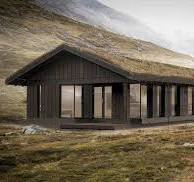
#> input picture open_cv/background1.jpg, 194 x 182 px
$ python rotation.py
#> lines starting #> are read from the running program, lines starting #| are printed output that depends on the picture
import cv2 as cv
import numpy as np

img = cv.imread('background1.jpg')
#> img is the input picture: shape (182, 194, 3); mean B, G, R 86.7, 103.5, 114

print("Img shape: {} \nImg[:2]: {}".format(img.shape, img.shape[:2]))
#| Img shape: (182, 194, 3)
#| Img[:2]: (182, 194)
# get image height and width
height, width = img.shape[:2]
#> height = 182; width = 194
center = (height // 2, width // 2)
#> center = (91, 97)
print(f"Center of Image: {center}")
#| Center of Image: (91, 97)
#> slider 'angl' is set to 90

'''M = cv.getRotationMatrix2D(center, -60, 0.7)
rotated = cv.warpAffine(img, M, (width, height))
cv.imshow("window", rotated)'''

def track(angle):
#> called with angle = 90
    M = cv.getRotationMatrix2D(center, angle, 1.0)
#> M = [[6.12e-17, 1, -6], [-1, 6.12e-17, 188]]
    rotated = cv.warpAffine(img, M, (width, height))
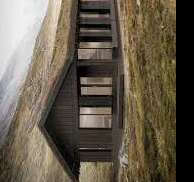
#> rotated: shape (182, 194, 3); mean B, G, R 76.5, 92.1, 101.9
    cv.imshow("window", rotated)

cv.imshow("window", img)
cv.createTrackbar('angl', 'window', 0, 270, track)

cv.waitKey(20000)
cv.destroyAllWindows()

$ run again, with open_cv/background2.jpg copied over open_cv/background1.jpg
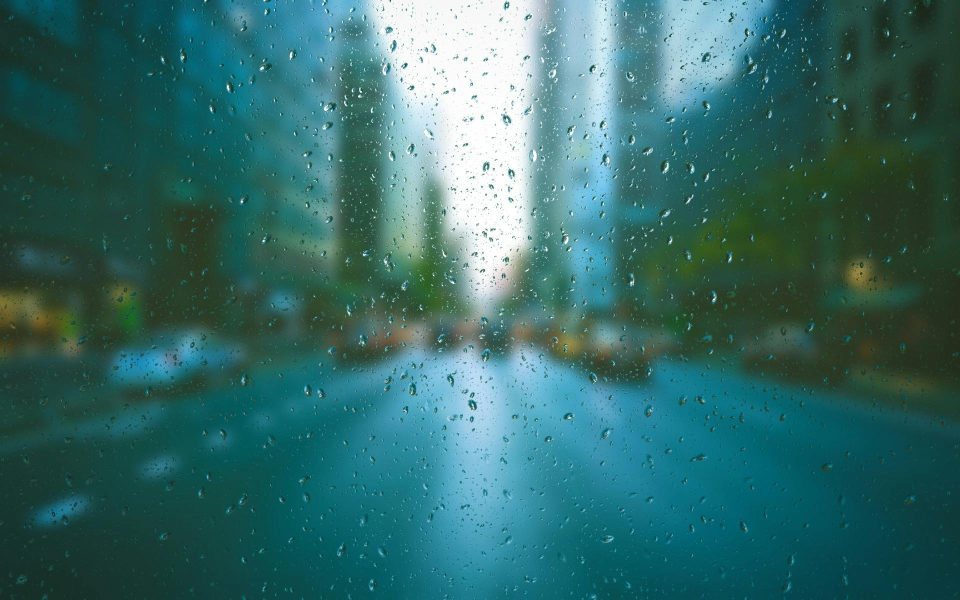
#> input picture open_cv/background2.jpg, 1920 x 1200 px (shown at 1/2 size)
#> img is the input picture: shape (1200, 1920, 3); mean B, G, R 105.1, 107.1, 53.6
#| Img shape: (1200, 1920, 3)
#| Img[:2]: (1200, 1920)
#| Center of Image: (600, 960)
#> in track, `rotated = cv.warpAffine(img, M, (width, height))`:
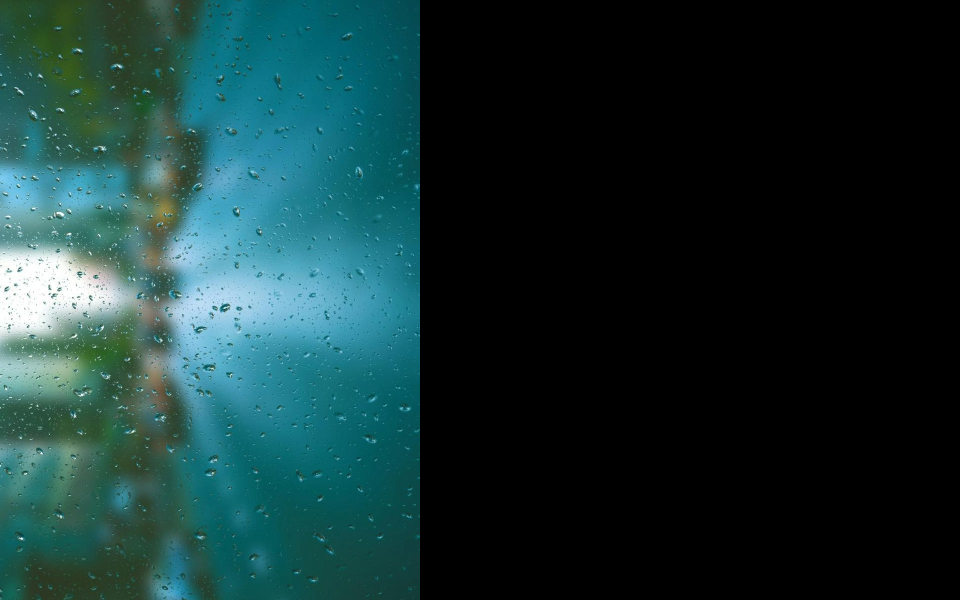
#> rotated: shape (1200, 1920, 3) (shown at 1/2 size); mean B, G, R 51.1, 50.8, 22.1
